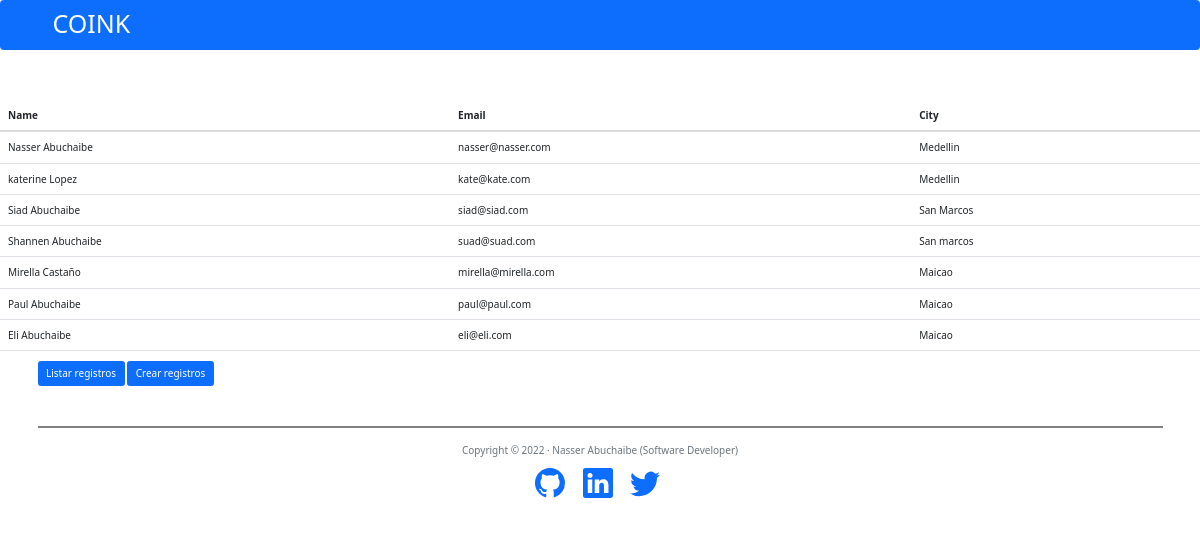
Page /list on the committed database.
### models.py (models this page shows, shortened)
class Usuario(db.Model):
    __tablename__ = 'usuario'
    id = db.Column(db.Integer, primary_key=True)
    username = db.Column(db.String(100))
    email = db.Column(db.String(100), unique=True)
    city = db.Column(db.String(100))

### routes.py (the view)
@app.route('/list')
def list_all():
    users = Usuario.query.all()
    return render_template('list.html', users=users)

### templates/list.html (shortened to what this page needs)
{% extends 'base.html' %}
{% block content %}
<table class="table">
    <thead>
      <tr>
        <th scope="col">Name</th>
        <th scope="col">Email</th>
        <th scope="col">City</th>
      </tr>
    </thead>
    <tbody>
        {% for user in users %}
            <tr>
                <td>{{ user.username }}</td>
                <td>{{ user.email }}</td>
                <td>{{ user.city }} </td>
            </tr>
        {% endfor %}
    </tbody>
  </table>
{% endblock %}

### templates/base.html (shortened to what this page needs)
{% extends 'bootstrap/base.html' %}
{% block head %}
    {{ super() }}
    <link href="https://cdn.jsdelivr.net/npm/bootstrap@5.1.3/dist/css/bootstrap.min.css" rel="stylesheet">
{% endblock head %}
{% block body %}
    {% block navbar %}
        {% include 'navbar.html' %}
    {% endblock %}
    <br>
    <br>
    {% block content %}{% endblock %}
    <div class="container">
        <a class="btn btn-primary" href={{url_for('list_all')}} role="button">Listar registros</a>
        <a class="btn btn-primary" href={{url_for('index')}} role="button">Crear registros</a>
    </div>
    {% block footer %}
        <div class="container">
	        <div id="footer">
		        {% include 'footer.html' %}
	        </div>
        </div>
    {% endblock %}
{% endblock %}

### templates/navbar.html
<nav class="navbar navbar-dark bg-primary">
  <div class="container">
      <div class="collapse navbar-collapse" id="navbarNavAltMarkup">
        <div class="navbar-nav">
          <h1>COINK</h1>
        </div>
      </div>
    </div>
</nav>

### templates/footer.html (shortened to what this page needs)
<footer style="margin-top: 40px; border-top: 2px solid gray; padding: 15px;">
    <p class="copyright text-muted" style="text-align: center;">Copyright &copy; 2022 · Nasser Abuchaibe (Software
        Developer) </p>
    <div class="container">
        <div class="row">
            <div class="col-lg-8 col-md-10 mx-auto">
                <ul class="list-inline text-center">
                    <li class="list-inline-item">
                        <a href="https://github.com/NasserAbuchaibe" target="_blank">
                        </a>
                    </li>
                    <li class="list-inline-item">
                        <a href="https://www.linkedin.com/in/nasser-abuchaibe-b251159a/" target="_blank">
                        </a>
                    </li>
                    <li class="list-inline-item">
                        <a href="https://twitter.com/NasserAbuchaibe" target="_blank">
                        </a>
                    </li>
                </ul>
            </div>
        </div>
    </div>
</footer>

### rows in the picture
Usuario: username "Nasser Abuchaibe", email "nasser@nasser.com", city "Medellin"
Usuario: username "katerine Lopez", email "kate@kate.com", city "Medellin"
Usuario: username "Siad Abuchaibe", email "siad@siad.com", city "San Marcos"
Usuario: username "Shannen Abuchaibe", email "suad@suad.com", city "San marcos"
Usuario: username "Mirella Castaño", email "mirella@mirella.com", city "Maicao"
Usuario: username "Paul Abuchaibe", email "paul@paul.com", city "Maicao"
Usuario: username "Eli Abuchaibe", email "eli@eli.com", city "Maicao"
